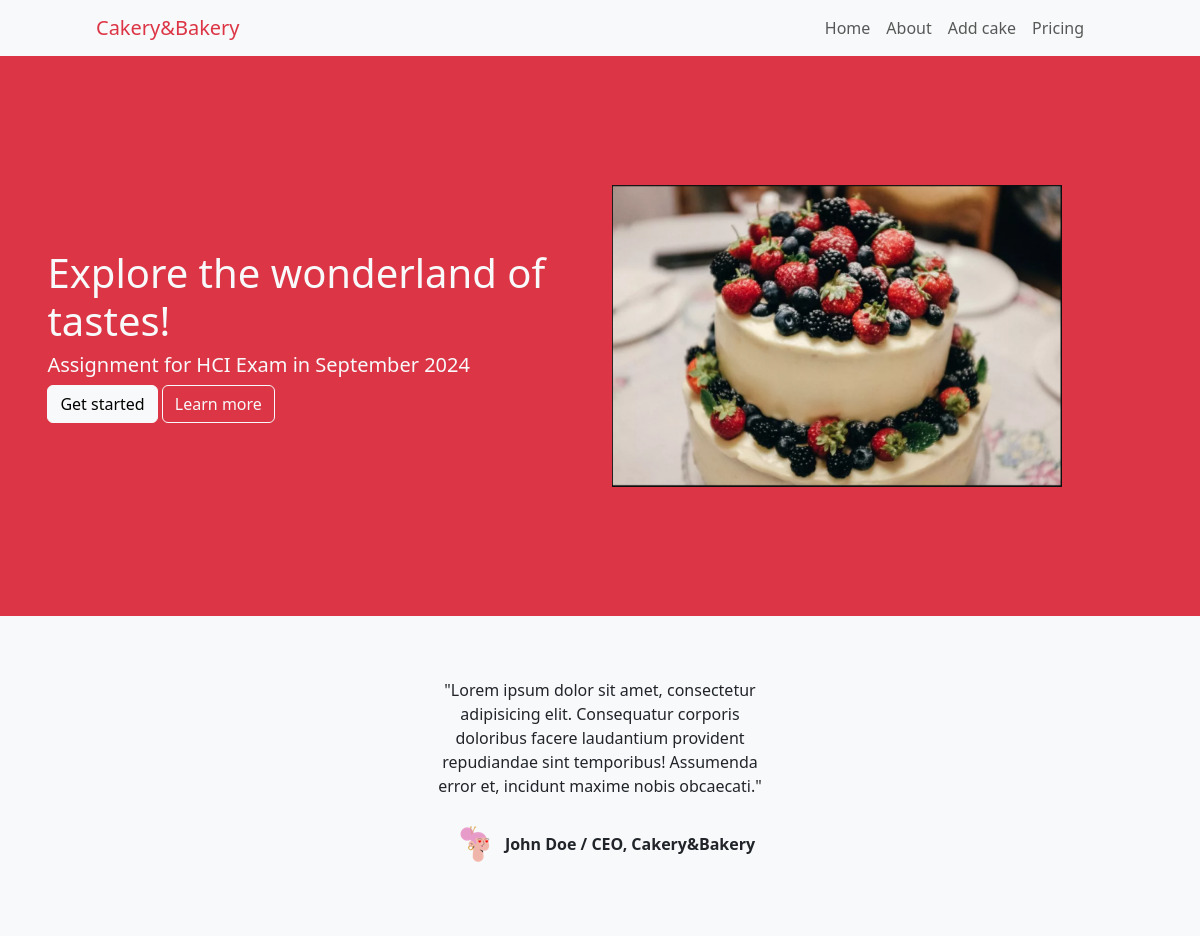
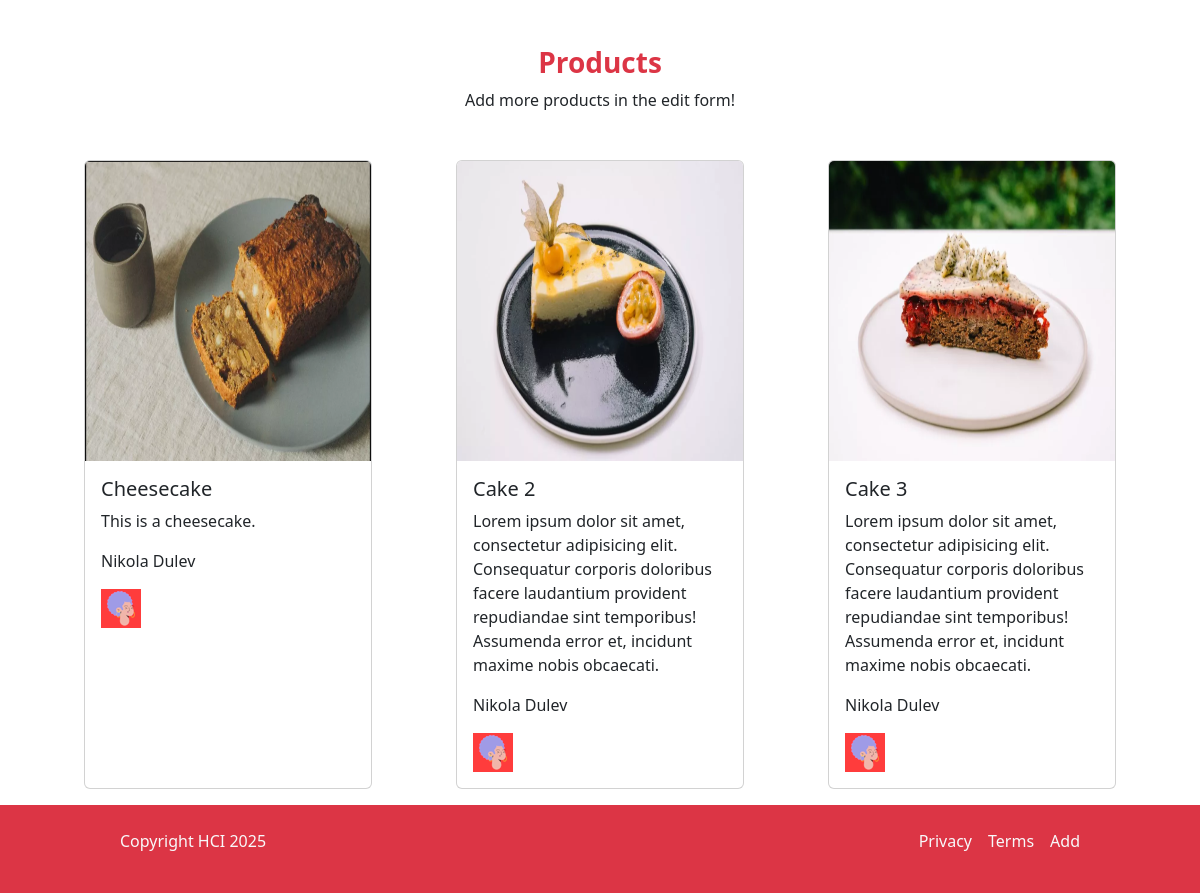
The page / on the database its author committed (2 pictures, top to bottom).
### CakeApp/models.py (models this page shows, shortened)
class Cake(models.Model):
    name = models.CharField(max_length=100)
    price = models.IntegerField(null=True, blank=True)
    weight = models.DecimalField(max_digits=5, decimal_places=2)
    description = models.TextField(null=True, blank=True)
    image = models.ImageField(upload_to='cakes/', null=True, blank=True)
    baker = models.ForeignKey('Baker', on_delete=models.CASCADE)

class Baker(models.Model):
    firstName = models.CharField(max_length=100)
    lastName = models.CharField(max_length=100)
    phoneNumber = models.CharField(max_length=100)
    email = models.EmailField()
    user = models.ForeignKey(User, on_delete=models.CASCADE, null=True, blank=True)
    image = models.ImageField(upload_to="media/", null=True, blank=True)
    def __str__(self):
        return f"{self.firstName} {self.lastName}"

### CakeApp/views.py (the view)
# urls.py: path("", index, name="index"),
def index(request):
    cakes = Cake.objects.all()
    context = {'cakes': cakes, 'app_name': 'CakeApp'}
    return render(request, 'index.html', context)

### CakeApp/templates/index.html (shortened to what this page needs)
{% load static %}
<!DOCTYPE html>
<html lang="en">
<head>
    <link href="https://cdn.jsdelivr.net/npm/bootstrap@5.3.5/dist/css/bootstrap.min.css" rel="stylesheet"
>
</head>
<body>
<nav class="navbar navbar-expand-lg bg-body-tertiary">
    <div class="container-fluid collapse navbar-collapse ms-5 ps-5">
        <a class="navbar-brand text-danger" href="/">Cakery&Bakery</a>
        <div class="collapse navbar-collapse me-5 pe-5" id="navbarNav">
            <ul class="navbar-nav ms-auto">
                <li class="nav-item">
                    <a class="nav-link" href="/">Home</a>
                </li>
                <li class="nav-item">
                    <a class="nav-link" href="#">About</a>
                </li>
                <li class="nav-item">
                    <a class="nav-link" href="/add">Add cake</a>
                </li>
                <li class="nav-item">
                    <a class="nav-link" href="#">Pricing</a>
                </li>
            </ul>
        </div>
    </div>
</nav>
<div class="container-fluid d-flex justify-content-center bg-danger" style="height: 70vh">
    <div class="row">
        <div class="col text-light m-auto">
            <h1>Explore the wonderland of tastes!</h1>
            <h5>Assignment for HCI Exam in September 2024</h5>
            <button class="btn btn-light">Get started</button>
            <button class="btn border-light text-light">Learn more</button>
        </div>
        <div class="col m-auto">
            <img src="../../media/BodyCakeImage.png" alt="..." width="450px">
        </div>
    </div>
</div>
<div class="container-fluid d-flex flex-column justify-content-center align-items-center bg-light"
     style="height: 40vh;">
    <p class="text-center" style="width: 30%; margin-bottom: 1rem;">
        "Lorem ipsum dolor sit amet, consectetur adipisicing elit. Consequatur corporis doloribus facere laudantium
        provident repudiandae sint temporibus! Assumenda error et, incidunt maxime nobis obcaecati."
    </p>
    <div class="d-flex flex-row justify-content-center align-items-center">
        <img src="../../media/BodyAvatarImage.png" alt="..." style="width: 40px; margin: 10px">
        <strong class="text-center m-auto">John Doe / CEO, Cakery&Bakery</strong>
    </div>
</div>
<div class="container-fluid">
    <div class="justify-content-center align-items-center d-flex flex-column mt-5">
        <h3 class="text-danger fw-bold">Products</h3>
        <span>Add more products in the edit form!</span>
    </div>
</div>
<div class="d-flex justify-content-evenly mt-5">
    {% for cake in cakes %}
    <div class="card" style="width: 18rem;">
        <img src="{{ cake.image.url }}" class="card-img-top" style="height: 300px" alt="...">
        <div class="card-body">
            <h5 class="card-title">{{ cake.name }}</h5>
            <p class="card-text">{{ cake.description }}</p>
            <p>{{ cake.baker }}</p>
            <img src="{{ cake.baker.image }}" alt="...">
        </div>
    </div>
    {% endfor %}
</div>
<footer class="bg-danger d-flex justify-content-between p-4 mt-3">
    <p class="text-light ms-5 ps-5">Copyright HCI 2025</p>
    <ul class="list-unstyled d-flex me-5 pe-5">
        <li class="text-light">Privacy</li>
        <li class="mx-3 text-light">Terms</li>
        <li class="text-light">Add</li>
    </ul>
</footer>
</body>
</html>

### rows shown on the page
Cake: image (picture), name "Cheesecake", description "This is a cheesecake.", baker "Nikola Dulev", baker.image (picture)
Cake: image (picture), name "Cake 2", description "Lorem ipsum dolor sit amet, consectetur adipisicing elit. Consequatur corporis doloribus facere laudantium provident repudiandae sint temporibus! Assumenda error et, incidunt maxime nobis obcaecati.", baker "Nikola Dulev", baker.image (picture)
Cake: image (picture), name "Cake 3", description "Lorem ipsum dolor sit amet, consectetur adipisicing elit. Consequatur corporis doloribus facere laudantium provident repudiandae sint temporibus! Assumenda error et, incidunt maxime nobis obcaecati.", baker "Nikola Dulev", baker.image (picture)
